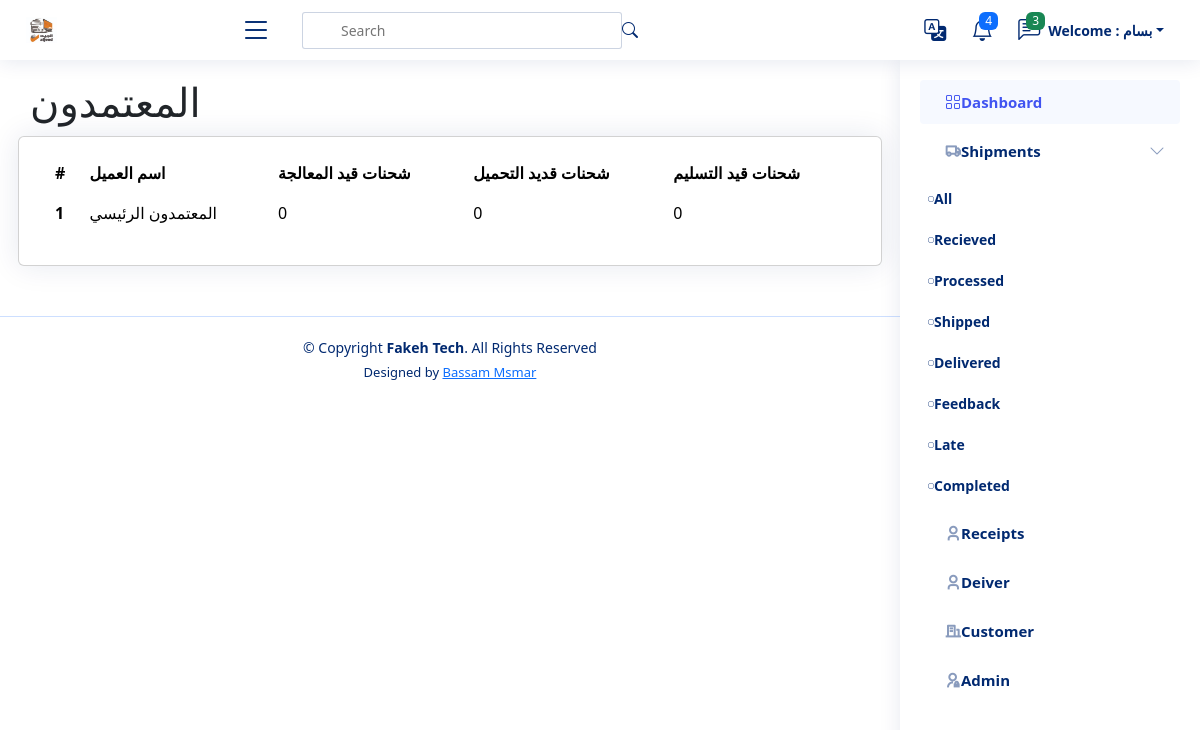
The page /customer/3/ (signed in) on the database its author committed.
### settings/models.py (models this page shows, shortened)
class Company(models.Model):
    name = models.CharField(_("Company Name"), max_length=100)
    logo = models.ImageField(_("Company Logo"), upload_to='company')
    cover = models.ImageField(_("Company Cover"), upload_to='company', null=True, blank=True)
    subtitle = models.TextField(_("Subtitle"), max_length=500)
    facebool_link = models.URLField(_("Facebool_link"), max_length=200, null=True, blank=True)
    twitter_link = models.URLField(_("Twitter_link"), max_length=200, null=True, blank=True)
    youtube_link = models.URLField(_("Youtube_link"), max_length=200, null=True, blank=True)
    phone = models.IntegerField(_("Company Phone"), null=True, blank=True)
    email = models.EmailField(_("Company Email"), max_length=500, null=True, blank=True)
    address = models.TextField(_("Company Address"), max_length=500, null=True, blank=True)
    android_app = models.URLField(_("Android app"), max_length=200, null=True, blank=True)
    ios_app = models.URLField(_("ios app"), max_length=200, null=True, blank=True)
    call_us = models.IntegerField(_("call us"), null=True, blank=True)
    email_us = models.EmailField(_("email us"), max_length=100, null=True, blank=True)

### customers/models.py (models this page shows, shortened)
class Customers(models.Model):
    name = models.CharField(max_length=255)
    def __str__(self):
        return self.name

class Branch(models.Model):
    customers = models.ForeignKey(Customers, related_name='branch_customers', on_delete=models.CASCADE)
    name = models.CharField(_("Name"),max_length=255)
    city = models.CharField(_("City"),max_length=255)

### customers/views.py (the view)
# urls.py: path('<int:pk>/', CustomersDetail.as_view(), name='customer_detail'),
class CustomersDetail(DetailView):
    model = Customers

### templates/customers/customers_detail.html (shortened to what this page needs)
{% extends 'base.html' %}
{% load static %}
{% block body %}
<main id="main" class="main">
    <div class="col-lg-12">
        <div class="row">
                    <h1>{{object}}</h1>
                <div class="card recent-sales overflow-auto">
                    <div class="card-body">
                        <table class="table table-borderless datatable  table-hover">
                            <thead>
                                <tr>
                                    <th scope="col">#</th>
                                    <th scope="col">اسم العميل </th>
                                    <th scope="col"> شحنات قيد المعالجة</th>
                                    <th scope="col"> شحنات قديد التحميل </th>
                                    <th scope="col"> شحنات قيد التسليم </th>
                                </tr>
                            </thead>
                            <tbody>
                                {% for customer in object.branch_customers.all %}
                                <tr>
                                    <th scope="row">{{ forloop.counter }}</th>
                                    <td><a class="text-reset text-decoration-none" href="#">{{ customer.name }}</a></td>
                                    <td>{{ customer.shipments_company.all.count }}</td>
                                    <td>0</td>
                                    <td>0</td>
                                </tr>
                                {% endfor %}
                            </tbody>
                        </table>
                    </div>
                </div>
            </div>
        </div>
</main>
{% endblock %}

### templates/base.html (shortened to what this page needs)
{% load static %}
{% load i18n %}
{% get_current_language as LANGUAGE_CODE %}
<!DOCTYPE html>
<html lang="en"  {% if LANGUAGE_CODE == 'ar' %} dir="rtl" {% endif %} >
<head>
  <link rel="stylesheet" href="{% static 'style.css' %} ">
  {% if LANGUAGE_CODE == 'en' %}
    <link href="{% static 'en/vendor/bootstrap/css/bootstrap.min.css' %} " rel="stylesheet">
    <link href="{% static 'en/vendor/bootstrap-icons/bootstrap-icons.css' %} " rel="stylesheet">
    <link href="{% static 'en/vendor/boxicons/css/boxicons.min.css' %} " rel="stylesheet">
    <link href="{% static 'en/vendor/quill/quill.snow.css' %} " rel="stylesheet">
    <link href="{% static 'en/vendor/quill/quill.bubble.css' %} " rel="stylesheet">
    <link href="{% static 'en/vendor/remixicon/remixicon.css' %} " rel="stylesheet">
    <link href="{% static 'en/vendor/simple-datatables/style.css' %} " rel="stylesheet">
  {% endif %}
</head>
<body>
  {% if request.user.is_authenticated %}
  <header id="header" class="header fixed-top d-flex align-items-center">
    <div class="d-flex align-items-center justify-content-between">
      <a href="/" class="logo d-flex align-items-center">
        <img src="{{ company_data.logo.url }} " alt="ألجيد">
      </a>
      <i class="bi bi-list toggle-sidebar-btn"></i>
    </div>
    <div class="search-bar">
      <form class="search-form d-flex align-items-center" method="POST" action="#">
        <input type="text" name="query" placeholder="Search" title="Enter search keyword">
        <button type="submit" title="Search"><i class="bi bi-search"></i></button>
      </form>
    </div>
    <nav class="header-nav ms-auto">
      <ul class="d-flex align-items-center">
        <li class="nav-item dropdown">
          <a class="nav-link nav-icon" href="#" data-bs-toggle="dropdown">
            <i class="bi bi-translate"></i>
          </a>
                {% get_current_language as LANGUAGE_CODE %}
                {% get_available_languages as LANGUAGES %}
                {% get_language_info_list for LANGUAGES as languages %}
        </li>
        <li class="nav-item dropdown">
          <a class="nav-link nav-icon" href="#" data-bs-toggle="dropdown">
            <i class="bi bi-bell"></i>
            <span class="badge bg-primary badge-number">4</span>
          </a>
        </li>
        <li class="nav-item dropdown">
          <a class="nav-link nav-icon" href="#" data-bs-toggle="dropdown">
            <i class="bi bi-chat-left-text"></i>
            <span class="badge bg-success badge-number">3</span>
          </a>
        </li>
        {% if request.user.is_authenticated %}
        <li class="nav-item dropdown pe-3">
          <a class="nav-link nav-profile d-flex align-items-center pe-0" href="#" data-bs-toggle="dropdown">
            <span class="d-none d-md-block dropdown-toggle ps-2">{% translate "Welcome" %} : {{ request.user.first_name }}</span>
          </a>
        </li>
        {% else %}
        <button type="button" class="btn btn-primary mx-3"><a href="{% url 'login' %}" class="nav-link">Login</a></button>
        {% endif %}
      </ul>
    </nav>
  </header>
  <aside id="sidebar" class="sidebar">
    <ul class="sidebar-nav" id="sidebar-nav">
      <li class="nav-item">
        <a class="nav-link " href="/">
          <i class="bi bi-grid"></i>
          <span>{% translate "Dashboard" %}</span>
        </a>
      </li>
         <li class="nav-item">
        <a class="nav-link collapsed" data-bs-target="#forms-nav" data-bs-toggle="collapse" href="/shipment">
          <i class="ri-truck-line"></i><span>{% translate "Shipments" %}</span><i class="bi bi-chevron-down ms-auto"></i>
        </a>
        <ul id="forms-nav" class="nav-content" data-bs-parent="#sidebar-nav">
          <li>
            <a href="{% url 'shipment_list' status='All' %}">
              <i class="bi bi-circle"></i><span>{% translate "All" %}</span>
            </a>
          </li>
          <li>
            <a href="{% url 'shipment_list' status='Recieved' %}">
              <i class="bi bi-circle"></i><span>{% translate "Recieved" %}</span>
            </a>
          </li>
          <li>
            <a href="{% url 'shipment_list' status='Processed' %}">
              <i class="bi bi-circle"></i><span>{% translate "Processed" %}</span>
            </a>
          </li>
          <li>
            <a href="{% url 'shipment_list' status='Shipped' %}">
              <i class="bi bi-circle"></i><span>{% translate "Shipped" %}</span>
            </a>
          </li>
          <li>
            <a href="{% url 'shipment_list' status='Delivered' %}">
              <i class="bi bi-circle"></i><span>{% translate "Delivered" %} </span>
            </a>
          </li>
          <li>
            <a href="{% url 'shipment_list' status='Feedback' %}">
              <i class="bi bi-circle"></i><span>{% translate "Feedback" %}</span>
            </a>
          </li>
          <li>
            <a href="{% url 'shipment_list' status='Late' %}">
              <i class="bi bi-circle"></i><span>{% translate "Late" %}</span>
            </a>
          </li>
          <li>
            <a href="{% url 'shipment_list' status='Completed' %}">
              <i class="bi bi-circle"></i><span>{% translate "Completed" %}</span>
            </a>
          </li>
        </ul>
      </li>
      <li class="nav-item">
        <a class="nav-link collapsed" href="/receipt">
          <i class="ri-user-3-line"></i>
          <span>{% translate "Receipts" %}</span>
        </a>
      </li>
      <li class="nav-item">
        <a class="nav-link collapsed" href="/driver">
          <i class="ri-user-3-line"></i>
          <span>{% translate "Deiver" %}</span>
        </a>
      </li>
      {% if request.user.is_authenticated and request.user.is_superuser %}
      <li class="nav-item">
        <a class="nav-link collapsed" href="/customer">
          <i class="ri-building-line"></i>
          <span>{% translate "Customer" %}</span>
        </a>
      </li>
      <li class="nav-item">
        <a class="nav-link collapsed" href="/admin">
          <i class="ri-admin-line"></i>
          <span>{% translate "Admin" %}</span>
        </a>
      </li>
      {% endif %}
    </ul>
  </aside>
  {% endif %}
  {% block body %}
  {% endblock %}
  {% if request.user.is_authenticated %}
  <footer id="footer" class="footer">
    <div class="copyright">
      &copy; Copyright <strong><span>Fakeh Tech</span></strong>. All Rights Reserved
    </div>
    <div class="credits">
      Designed by <a href="">Bassam Msmar</a>
    </div>
  </footer>
  {% endif %}
</body>
</html>

### static/style.css (style rules this page uses)
:root { scroll-behavior: smooth; }
body { font-family: "Open Sans", sans-serif; background: #f6f9ff; color: #444444; }
a { color: #4154f1; text-decoration: none; }
h1, h2, h3, h4, h5, h6 { font-family: "Nunito", sans-serif; }
#main { margin-top: 60px; padding: 20px 30px; transition: all 0.3s; }
.card { margin-bottom: 30px; border: none; border-radius: 5px; box-shadow: 0px 0 30px rgba(1, 41, 112, 0.1); }
.card-body { padding: 0 20px 20px 20px; }
.logo { line-height: 1; }
@media (min-width: 1200px) { .logo { width: 280px; } }
.logo img { max-height: 26px; margin-left: 6px; }
.header { transition: all 0.5s; z-index: 997; height: 60px; box-shadow: 0px 2px 20px rgba(1, 41, 112, 0.1); background-color: #fff; padding-right: 20px; }
.header .toggle-sidebar-btn { font-size: 32px; padding-right: 10px; cursor: pointer; color: #012970; }
.header .search-bar { min-width: 360px; padding: 0 20px; }
.header .search-form { width: 100%; }
.header .search-form input { border: 0; font-size: 14px; color: #012970; border: 1px solid rgba(1, 41, 112, 0.2); padding: 7px 8px 7px 38px; border-radius: 3px; transition: 0.3s; width: 100%; }
.header .search-form button { border: 0; padding: 0; margin-right: -30px; background: none; }
.header .search-form button i { color: #012970; }
.header-nav ul { list-style: none; }
.header-nav > ul { margin: 0; padding: 0; }
.header-nav .nav-icon { font-size: 22px; color: #012970; margin-left: 25px; position: relative; }
.header-nav .nav-profile { color: #012970; }
.header-nav .nav-profile span { font-size: 14px; font-weight: 600; }
.header-nav .badge-number { position: absolute; inset: -2px -5px auto auto; font-weight: normal; font-size: 12px; padding: 3px 6px; }
.sidebar { position: fixed; top: 60px; right: 0; bottom: 0; width: 300px; z-index: 996; transition: all 0.3s; padding: 20px; overflow-y: auto; scrollbar-width: thin; scrollbar-color: #aab7cf transparent; box-shadow: 0px 0px 20px rgba(1, 41, 112, 0.1); background-color: #fff; }
@media (min-width: 1200px) { #main, #footer { margin-right: 300px; } }
.sidebar-nav { padding: 0; margin: 0; list-style: none; }
.sidebar-nav li { padding: 0; margin: 0; list-style: none; }
.sidebar-nav .nav-item { margin-bottom: 5px; }
.sidebar-nav .nav-link { display: flex; align-items: center; font-size: 15px; font-weight: 600; color: #4154f1; transition: 0.3; background: #f6f9ff; padding: 10px 15px; border-radius: 4px; }
.sidebar-nav .nav-link i { font-size: 16px; margin-left: 10px; color: #4154f1; }
.sidebar-nav .nav-link.collapsed { color: #012970; background: #fff; }
.sidebar-nav .nav-link.collapsed i { color: #899bbd; }
.sidebar-nav .nav-link .bi-chevron-down { margin-left: 0; transition: transform 0.2s ease-in-out; }
.sidebar-nav .nav-content { padding: 5px 0 0 0; margin: 0; list-style: none; }
.sidebar-nav .nav-content a { display: flex; align-items: center; font-size: 14px; font-weight: 600; color: #012970; transition: 0.3; padding: 10px 40px 10px 0; transition: 0.3s; text-decoration-line: none; }
.sidebar-nav .nav-content a i { font-size: 6px; margin-left: 8px; line-height: 0; border-radius: 50%; text-decoration-line: none; }
.footer { padding: 20px 0; font-size: 14px; transition: all 0.3s; border-top: 1px solid #cddfff; }
.footer .copyright { text-align: center; color: #012970; }
.footer .credits { padding-top: 5px; text-align: center; font-size: 13px; color: #012970; }
.logo { max-width: 200px; margin: 20px; float: left; display: block; }

### rows shown on the page
Company: logo (picture)
Customers: name "المعتمدون"
Branch: name "المعتمدون الرئيسي", shipments_company.all.count "0"

### other values the page prints
{{ request.user.first_name }} "بسام"
